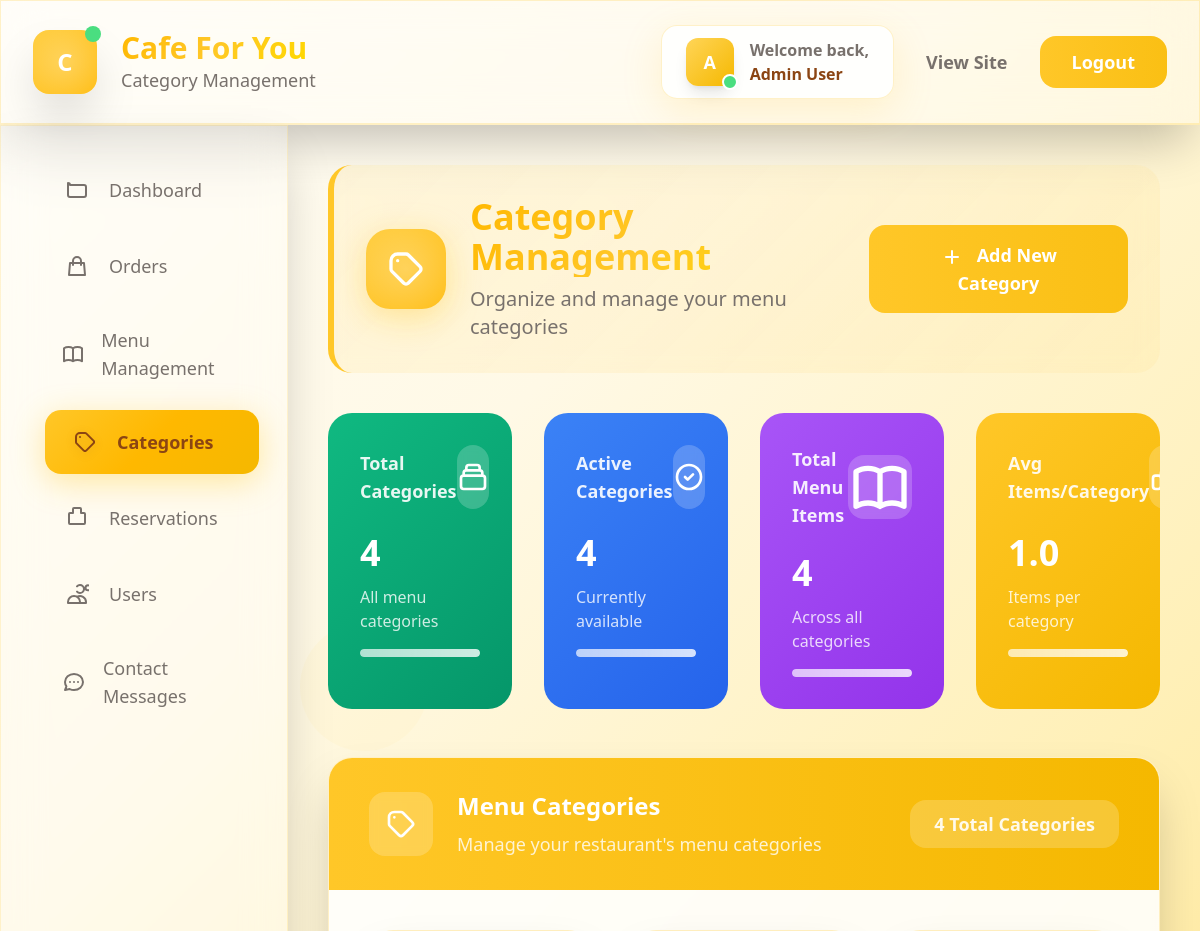
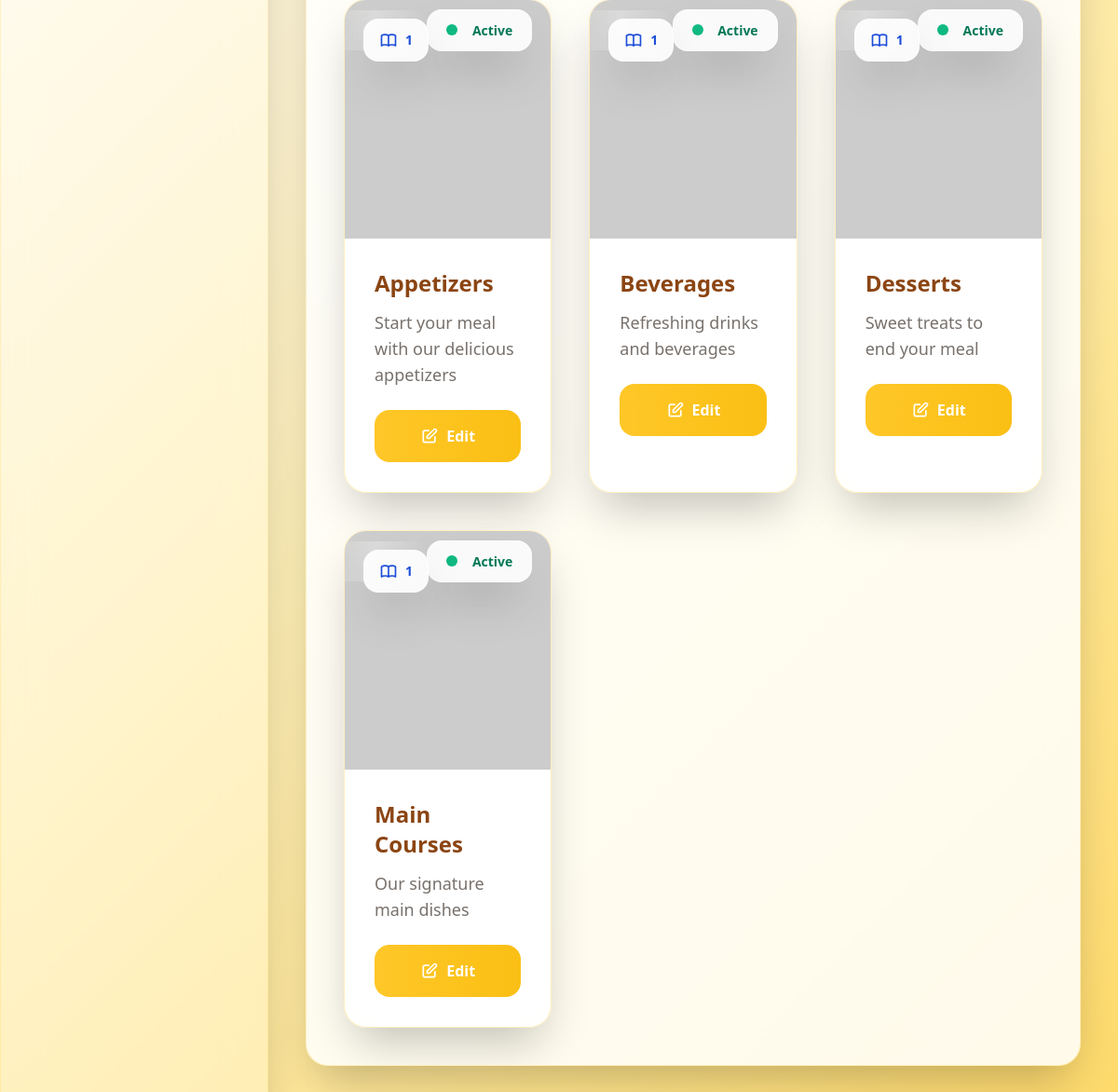
Screenshot of /admin/categories.php (signed in) with the database file from the repository (2 pictures, top to bottom).
### tables this page shows
CREATE TABLE categories (
    id INT AUTO_INCREMENT PRIMARY KEY,
    name VARCHAR(100) NOT NULL,
    description TEXT,
    image VARCHAR(255),
    status ENUM('active', 'inactive') DEFAULT 'active',
    created_at TIMESTAMP DEFAULT CURRENT_TIMESTAMP
);

### admin/categories.php (the view, shortened to what the rows shown need)
<?php
$database = new Database();
$db = $database->getConnection();
$categories_query = "SELECT c.*, COUNT(mi.id) as item_count
                    FROM categories c
                    LEFT JOIN menu_items mi ON c.id = mi.category_id
                    GROUP BY c.id
                    ORDER BY c.name";
$categories_stmt = $db->prepare($categories_query);
$categories_stmt->execute();
$categories = $categories_stmt->fetchAll(PDO::FETCH_ASSOC);
$stats = [];
$stats['total_categories'] = count($categories);
$stats['active_categories'] = count(array_filter($categories, fn($cat) => $cat['status'] === 'active'));
$stats['inactive_categories'] = $stats['total_categories'] - $stats['active_categories'];
$stats['total_items'] = array_sum(array_column($categories, 'item_count'));
$stats['avg_items_per_category'] = $stats['total_categories'] > 0 ? $stats['total_items'] / $stats['total_categories'] : 0;
?>
<!DOCTYPE html>
<html lang="en">
<head>
    <script src="https://cdn.tailwindcss.com"></script>
</head>
<body class="font-sans">
    <nav class="glass-morphism shadow-2xl border-b-2 border-golden-400/30 relative z-10">
        <div class="max-w-7xl mx-auto px-8">
            <div class="flex justify-between items-center py-6">
                <div class="flex items-center space-x-6">
                    <div class="animate-slide-up">
                        <h1 class="text-3xl font-black golden-text">Cafe For You</h1>
                    </div>
                </div>
            </div>
        </div>
    </nav>
    <div class="flex min-h-screen relative z-10">
        <main class="flex-1 overflow-hidden">
            <div class="p-10">
                <div class="section-header rounded-3xl p-8 mb-10 animate-fade-in">
                    <div class="flex items-center justify-between">
                        <div class="flex items-center">
                            <div class="animate-slide-up">
                                <h1 class="text-4xl font-black golden-text mb-2">Category Management</h1>
                            </div>
                        </div>
                    </div>
                </div>
                <div class="grid grid-cols-1 md:grid-cols-2 lg:grid-cols-4 gap-8 mb-12 animate-slide-up">
                    <div class="gradient-card from-emerald-500 to-emerald-600 rounded-3xl p-8 text-white hover-lift">
                        <div class="flex items-center justify-between mb-6">
                            <h3 class="text-white/90 text-lg font-bold">Total Categories</h3>
                            <div class="w-16 h-16 bg-white/20 rounded-2xl flex items-center justify-center backdrop-blur-sm">
                            </div>
                        </div>
                        <div class="text-4xl font-black mb-3"><?= $stats['total_categories'] ?></div>
                        <div class="text-white/80 text-base font-medium">All menu categories</div>
                        <div class="mt-4 h-2 bg-white/20 rounded-full overflow-hidden">
                            <div class="h-full bg-white/60 rounded-full shimmer-bg"></div>
                        </div>
                    </div>
                    <div class="gradient-card from-blue-500 to-blue-600 rounded-3xl p-8 text-white hover-lift">
                        <div class="flex items-center justify-between mb-6">
                            <h3 class="text-white/90 text-lg font-bold">Active Categories</h3>
                            <div class="w-16 h-16 bg-white/20 rounded-2xl flex items-center justify-center backdrop-blur-sm">
                            </div>
                        </div>
                        <div class="text-4xl font-black mb-3"><?= $stats['active_categories'] ?></div>
                        <div class="text-white/80 text-base font-medium">Currently available</div>
                        <div class="mt-4 h-2 bg-white/20 rounded-full overflow-hidden">
                            <div class="h-full bg-white/60 rounded-full shimmer-bg"></div>
                        </div>
                    </div>
                    <div class="gradient-card from-purple-500 to-purple-600 rounded-3xl p-8 text-white hover-lift">
                        <div class="flex items-center justify-between mb-6">
                            <h3 class="text-white/90 text-lg font-bold">Total Menu Items</h3>
                            <div class="w-16 h-16 bg-white/20 rounded-2xl flex items-center justify-center backdrop-blur-sm">
                            </div>
                        </div>
                        <div class="text-4xl font-black mb-3"><?= $stats['total_items'] ?></div>
                        <div class="text-white/80 text-base font-medium">Across all categories</div>
                        <div class="mt-4 h-2 bg-white/20 rounded-full overflow-hidden">
                            <div class="h-full bg-white/60 rounded-full shimmer-bg"></div>
                        </div>
                    </div>
                </div>
                <div class="glass-card rounded-3xl shadow-2xl overflow-hidden">
                    <div class="p-10">
                        <?php if (empty($categories)): ?>
                        <div class="text-center py-24">
                            <div class="w-40 h-40 mx-auto mb-10 bg-golden-200/20 rounded-full flex items-center justify-center">
                                <svg class="w-20 h-20 text-golden-400/50" fill="none" stroke="currentColor" viewBox="0 0 24 24">
                                    <path stroke-linecap="round" stroke-linejoin="round" stroke-width="2" d="M19 11H5m14 0a2 2 0 012 2v6a2 2 0 01-2 2H5a2 2 0 01-2-2v-6a2 2 0 012-2m14 0V9a2 2 0 00-2-2M5 11V9a2 2 0 012-2m0 0V5a2 2 0 012-2h6a2 2 0 012 2v2M7 7h10"></path>
                                </svg>
                            </div>
                            <h3 class="text-2xl font-black text-cafe-brown mb-4">No Categories Yet</h3>
                            <p class="text-warm-gray mb-8 text-xl font-medium">Start organizing your menu by creating your first category.</p>
                            <button onclick="showAddForm()" class="bg-gradient-to-r from-golden-500 to-golden-600 text-white px-10 py-4 rounded-2xl font-black text-lg hover:shadow-2xl transition-all duration-300 transform hover:scale-105 shimmer-bg">
                                Create First Category
                            </button>
                        </div>
                        <?php else: ?>
                        <div class="grid md:grid-cols-2 lg:grid-cols-3 gap-10">
                            <?php foreach ($categories as $category): ?>
                                <div class="category-card rounded-3xl shadow-2xl overflow-hidden border hover-lift">
                                    <?php
                                    $imageSrc = $category['image'] ? '../' . $category['image'] : 'https://via.placeholder.com/400x280/FFC728/FFFFFF?text=No+Image';
                                    ?>
                                    <div class="relative">
                                        <img src="<?= $imageSrc ?>"
                                             alt="<?= htmlspecialchars($category['name']) ?>"
                                             class="w-full h-64 object-cover"
                                             onerror="this.src='https://via.placeholder.com/400x280/FFC728/FFFFFF?text=No+Image'">
                                        <div class="absolute top-5 right-5">
                                            <span class="status-badge px-5 py-3 text-sm font-black rounded-2xl shadow-2xl
                                                <?= $category['status'] === 'active' ? 'text-emerald-700' : 'text-red-700' ?>">
                                                <span class="inline-block w-3 h-3 rounded-full mr-3 <?= $category['status'] === 'active' ? 'bg-emerald-500' : 'bg-red-500' ?>"></span>
                                                <?= $category['status'] === 'active' ? 'Active' : 'Inactive' ?>
                                            </span>
                                        </div>
                                        <div class="absolute top-5 left-5">
                                            <div class="status-badge px-4 py-3 rounded-2xl shadow-2xl">
                                                <div class="flex items-center text-blue-700">
                                                    <span class="text-sm font-black"><?= $category['item_count'] ?></span>
                                                </div>
                                            </div>
                                        </div>
                                    </div>
                                    <div class="p-8">
                                        <div class="mb-6">
                                            <h3 class="text-2xl font-black text-cafe-brown mb-3"><?= htmlspecialchars($category['name']) ?></h3>
                                            <?php if ($category['description']): ?>
                                            <p class="text-warm-gray text-lg line-clamp-3 font-medium"><?= htmlspecialchars($category['description']) ?></p>
                                            <?php endif; ?>
                                        </div>
                                        <div class="flex">
                                            <a href="categories.php?edit=<?= $category['id'] ?>"
                                               class="w-full bg-gradient-to-r from-golden-500 to-golden-600 text-white px-6 py-4 rounded-2xl font-black hover:shadow-2xl transition-all duration-300 text-center inline-flex items-center justify-center transform hover:scale-105 shimmer-bg">
                                                <svg class="w-5 h-5 mr-2" fill="none" stroke="currentColor" viewBox="0 0 24 24">
                                                    <path stroke-linecap="round" stroke-linejoin="round" stroke-width="2" d="M11 5H6a2 2 0 00-2 2v11a2 2 0 002 2h11a2 2 0 002-2v-5m-1.414-9.414a2 2 0 112.828 2.828L11.828 15H9v-2.828l8.586-8.586z"></path>
                                                </svg>
                                                Edit
                                            </a>
                                        </div>
                                    </div>
                                </div>
                            <?php endforeach; ?>
                        </div>
                        <?php endif; ?>
                    </div>
                </div>
            </div>
        </main>
    </div>

### rows the page displays
categories: id "4", status "Active", item_count "1", name "Beverages", description "Refreshing drinks and beverages"
categories: status "Active", item_count "1", name "Appetizers", description "Start your meal with our delicious appetizers"
categories: status "Active", item_count "1", name "Desserts", description "Sweet treats to end your meal"
categories: status "Active", item_count "1", name "Main Courses", description "Our signature main dishes"

### other values shown
substr($_SESSION['full_name'], 0, 1) "A"
$_SESSION['full_name'] "Admin User"
$stats['avg_items_per_category'] "1.0"
count($categories) "4"
